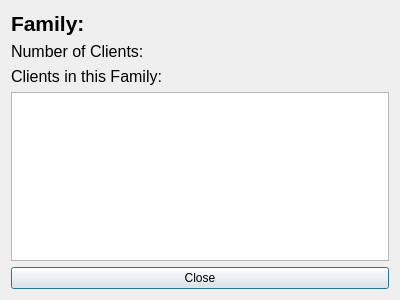
<?xml version="1.0" encoding="UTF-8"?>
<ui version="4.0">
    <class>FamilyViewDialog</class>
    <widget class="QDialog" name="FamilyViewDialog">
        <property name="geometry">
            <rect>
                <x>0</x>
                <y>0</y>
                <width>400</width>
                <height>300</height>
            </rect>
        </property>
        <property name="windowTitle">
            <string>Family Details</string>
        </property>
        <layout class="QVBoxLayout" name="verticalLayout">
            <item>
                <widget class="QLabel" name="familyNameLabel">
                    <property name="font">
                        <font>
                            <pointsize>16</pointsize>
                            <weight>75</weight>
                            <bold>true</bold>
                        </font>
                    </property>
                    <property name="text">
                        <string>Family: </string>
                    </property>
                </widget>
            </item>
            <item>
                <widget class="QLabel" name="clientCountLabel">
                    <property name="font">
                        <font>
                            <pointsize>12</pointsize>
                        </font>
                    </property>
                    <property name="text">
                        <string>Number of Clients: </string>
                    </property>
                </widget>
            </item>
            <item>
                <widget class="QLabel" name="clientsLabel">
                    <property name="font">
                        <font>
                            <pointsize>12</pointsize>
                        </font>
                    </property>
                    <property name="text">
                        <string>Clients in this Family:</string>
                    </property>
                </widget>
            </item>
            <item>
                <widget class="QListWidget" name="clientsListWidget"/>
            </item>
            <item>
                <widget class="QPushButton" name="closeButton">
                    <property name="text">
                        <string>Close</string>
                    </property>
                </widget>
            </item>
        </layout>
    </widget>
    <resources/>
    <connections>
        <connection>
            <sender>closeButton</sender>
            <signal>clicked()</signal>
            <receiver>FamilyViewDialog</receiver>
            <slot>accept()</slot>
            <hints>
                <hint type="sourcelabel">
                    <x>200</x>
                    <y>274</y>
                </hint>
                <hint type="destinationlabel">
                    <x>199</x>
                    <y>149</y>
                </hint>
            </hints>
        </connection>
    </connections>
    <slots>
        <slot>accept()</slot>
    </slots>
</ui>
